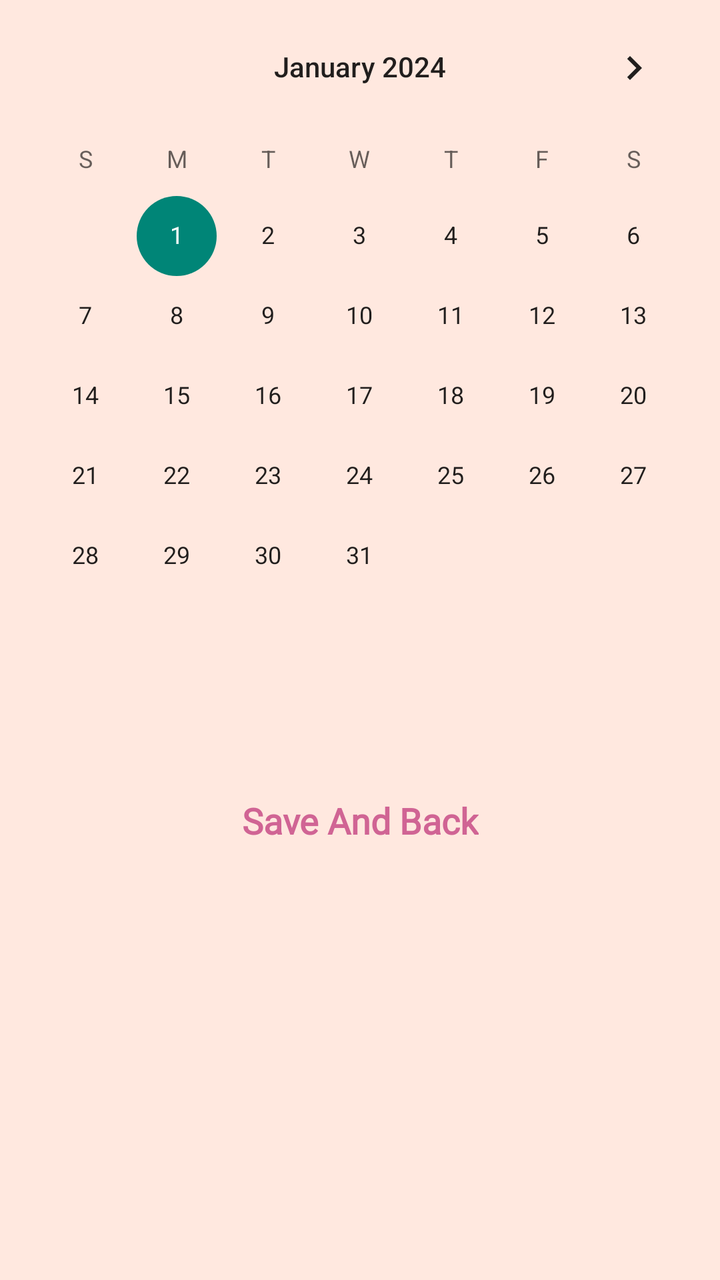
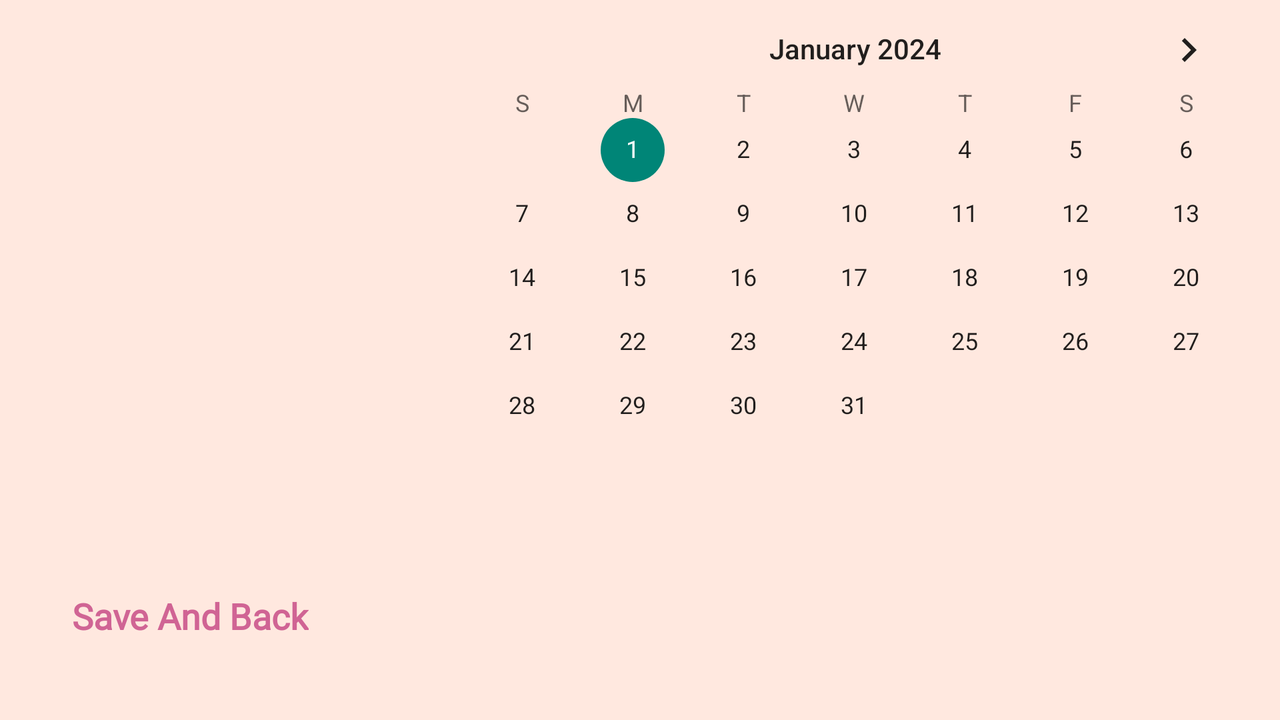

Compare how this app lays out the same screen by default and in its alternative resource folder. The renders come first, then the two layout files and the values they reference.
<!-- AndroidManifest.xml: application theme Theme.AppCompat.Light.NoActionBar -->
<!-- res/layout/activity_view_calendar.xml -->
<?xml version="1.0" encoding="utf-8"?>
<androidx.constraintlayout.widget.ConstraintLayout xmlns:android="http://schemas.android.com/apk/res/android"
    xmlns:app="http://schemas.android.com/apk/res-auto"
    xmlns:tools="http://schemas.android.com/tools"
    android:layout_width="match_parent"
    android:layout_height="match_parent"
    android:background="@color/backgroundColor">

    <CalendarView
        android:id="@+id/mealsCalender"
        android:layout_width="match_parent"
        android:layout_height="wrap_content"
        android:minDate="01/01/2024"
        app:layout_constraintEnd_toEndOf="parent"
        app:layout_constraintStart_toStartOf="parent"
        app:layout_constraintTop_toTopOf="parent" />

    <Button
        android:id="@+id/btn_save"
        android:layout_width="wrap_content"
        android:layout_height="wrap_content"
        android:layout_marginTop="40dp"
        android:padding="20dp"
        android:textSize="18sp"
        android:text="@string/saveAndBack"
        android:textAllCaps="false"
        android:background="@drawable/btn_round_background"
        style="@style/btn_style"
        app:layout_constraintEnd_toEndOf="parent"
        app:layout_constraintStart_toStartOf="parent"
        app:layout_constraintTop_toBottomOf="@+id/mealsCalender" />
</androidx.constraintlayout.widget.ConstraintLayout>
<!-- resources referenced by this layout -->
<resources>
  <color name="backgroundColor">#FFE8DF</color>
  <string name="saveAndBack">Save And Back</string>
  <style name="btn_style">
          <item name="backgroundTint">@color/darkBlue</item>
          <item name="android:textColor">@color/whitePink</item>
          <item name="android:textSize">20sp</item>
          <item name="android:textStyle">bold</item>
          <item name="fontFamily">@font/meriendavariablefontwght</item>
          <item name="textAllCaps">false</item>
          <item name="android:layout_marginStart">25dp</item>
          <item name="android:layout_marginEnd">25dp</item>
      </style>
  <color name="darkBlue">#25204d</color>
  <color name="whitePink">#D06494</color>
</resources>
<!-- res/layout-land/activity_view_calendar.xml (the repository's variant of the layout above) -->
<!-- drawn on the phone turned sideways -->
<?xml version="1.0" encoding="utf-8"?>
<androidx.constraintlayout.widget.ConstraintLayout xmlns:android="http://schemas.android.com/apk/res/android"
    xmlns:app="http://schemas.android.com/apk/res-auto"
    xmlns:tools="http://schemas.android.com/tools"
    android:layout_width="match_parent"
    android:layout_height="match_parent"
    android:background="@color/backgroundColor">

    <CalendarView
        android:id="@+id/mealsCalender"
        android:layout_width="0dp"
        android:layout_height="0dp"
        android:layout_marginStart="20dp"
        android:layout_marginTop="5dp"
        android:layout_marginBottom="20dp"
        android:minDate="01/01/2024"
        app:layout_constraintBottom_toBottomOf="parent"
        app:layout_constraintEnd_toEndOf="parent"
        app:layout_constraintStart_toEndOf="@+id/btn_save"
        app:layout_constraintTop_toTopOf="parent" />

    <Button
        android:id="@+id/btn_save"
        style="@style/btn_style"
        android:layout_width="wrap_content"
        android:layout_height="wrap_content"
        android:layout_marginStart="16dp"
        android:layout_marginEnd="21dp"
        android:background="@drawable/btn_round_background"
        android:padding="20dp"
        android:text="@string/saveAndBack"
        android:textAllCaps="false"
        android:textSize="18sp"
        app:layout_constraintBottom_toBottomOf="@+id/mealsCalender"
        app:layout_constraintEnd_toStartOf="@+id/mealsCalender"
        app:layout_constraintStart_toStartOf="parent" />
</androidx.constraintlayout.widget.ConstraintLayout>
